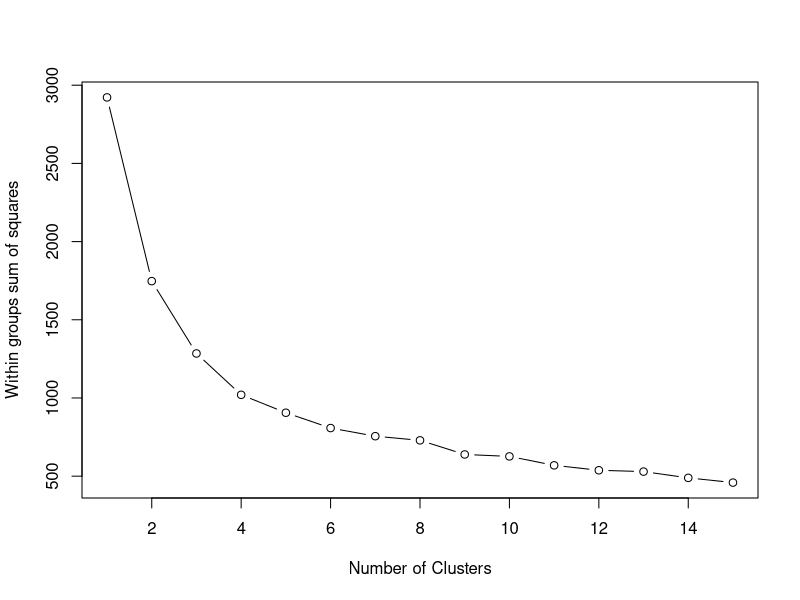
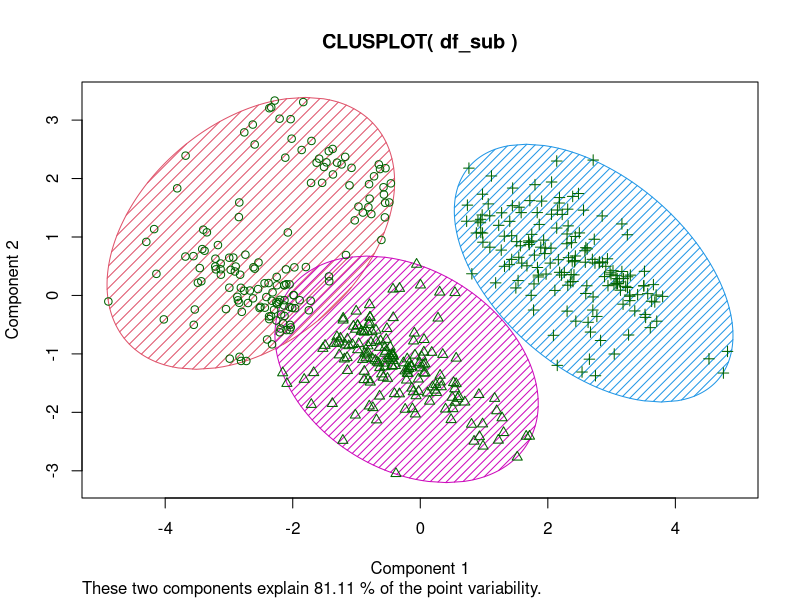
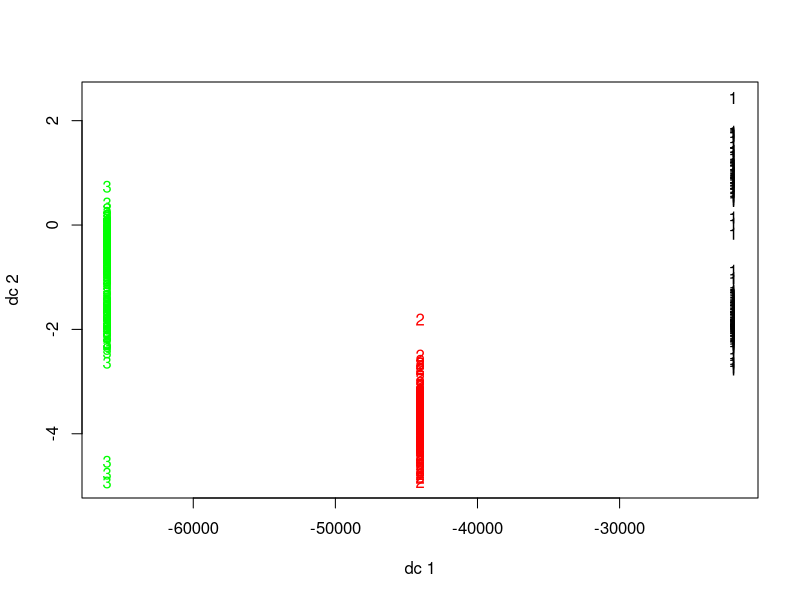

The R script that drew these images, in order:
setwd("C:/Users/anna.zoechner/OneDrive - Bundesforschungszentrum fuer Wald/Dokumente/GitHub/CrataegusAnalysis/PCA")

crataegus_morph <- read.csv("RearrangedTable.csv", na="NA")

# Create Dataframe from .csv File
# Exclude data about sepals
df <- crataegus_morph[-c(6:8)]
df <- df[complete.cases(df), ] # deletes NAs

# Create subset with wanted species:
# 3: Laevigata
# 4: Rhipidophylla
# 5: Monogyna

df_sub <- subset(df, samp_target == "3" | samp_target == "4" |samp_target == "5")

# Standardization
df_sub <- scale(df_sub) # standardize variables


# Create dataframes for each feature
disk_radius = df_sub[2]
tot_radius = df_sub[3]
fr_length = df_sub[4]
fr_width = df_sub[5]
fr_pos = df_sub[6]
styles = df_sub[7]

# Determine number of clusters
wss <- (nrow(df_sub)-1)*sum(apply(df_sub,2,var))
for (i in 2:15) wss[i] <- sum(kmeans(df_sub,
                                     centers=i)$withinss)
plot(1:15, wss, type="b", xlab="Number of Clusters",
     ylab="Within groups sum of squares")


# K-Means Cluster Analysis
fit <- kmeans(df_sub, 3) # 5 cluster solution
# get cluster means
aggregate(df_sub,by=list(fit$cluster),FUN=mean)
# append cluster assignment
df_sub <- data.frame(df_sub, fit$cluster)

library(cluster)
clusplot(df_sub, fit$cluster, color=TRUE, shade=TRUE,lines=0)

# Centroid Plot against 1st 2 discriminant functions
install.packages("fpc")
library(fpc)
plotcluster(df_sub, fit$cluster)
